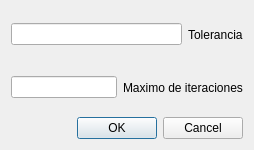
<?xml version="1.0" encoding="UTF-8"?>
<ui version="4.0">
 <class>Dialog</class>
 <widget class="QDialog" name="Dialog">
  <property name="geometry">
   <rect>
    <x>0</x>
    <y>0</y>
    <width>254</width>
    <height>150</height>
   </rect>
  </property>
  <property name="sizePolicy">
   <sizepolicy hsizetype="Fixed" vsizetype="Fixed">
    <horstretch>0</horstretch>
    <verstretch>0</verstretch>
   </sizepolicy>
  </property>
  <property name="windowTitle">
   <string>Dialog</string>
  </property>
  <layout class="QVBoxLayout" name="verticalLayout">
   <item>
    <layout class="QHBoxLayout" name="horizontalLayout">
     <item>
      <widget class="QLineEdit" name="lineEdit"/>
     </item>
     <item>
      <widget class="QLabel" name="label">
       <property name="text">
        <string>Tolerancia</string>
       </property>
      </widget>
     </item>
    </layout>
   </item>
   <item>
    <layout class="QHBoxLayout" name="horizontalLayout_2">
     <item>
      <widget class="QLineEdit" name="lineEdit_2"/>
     </item>
     <item>
      <widget class="QLabel" name="label_2">
       <property name="text">
        <string>Maximo de iteraciones</string>
       </property>
      </widget>
     </item>
    </layout>
   </item>
   <item>
    <widget class="QDialogButtonBox" name="buttonBox">
     <property name="orientation">
      <enum>Qt::Horizontal</enum>
     </property>
     <property name="standardButtons">
      <set>QDialogButtonBox::Cancel|QDialogButtonBox::Ok</set>
     </property>
    </widget>
   </item>
  </layout>
 </widget>
 <resources/>
 <connections>
  <connection>
   <sender>buttonBox</sender>
   <signal>accepted()</signal>
   <receiver>Dialog</receiver>
   <slot>accept()</slot>
   <hints>
    <hint type="sourcelabel">
     <x>248</x>
     <y>254</y>
    </hint>
    <hint type="destinationlabel">
     <x>157</x>
     <y>274</y>
    </hint>
   </hints>
  </connection>
  <connection>
   <sender>buttonBox</sender>
   <signal>rejected()</signal>
   <receiver>Dialog</receiver>
   <slot>reject()</slot>
   <hints>
    <hint type="sourcelabel">
     <x>316</x>
     <y>260</y>
    </hint>
    <hint type="destinationlabel">
     <x>286</x>
     <y>274</y>
    </hint>
   </hints>
  </connection>
 </connections>
</ui>
